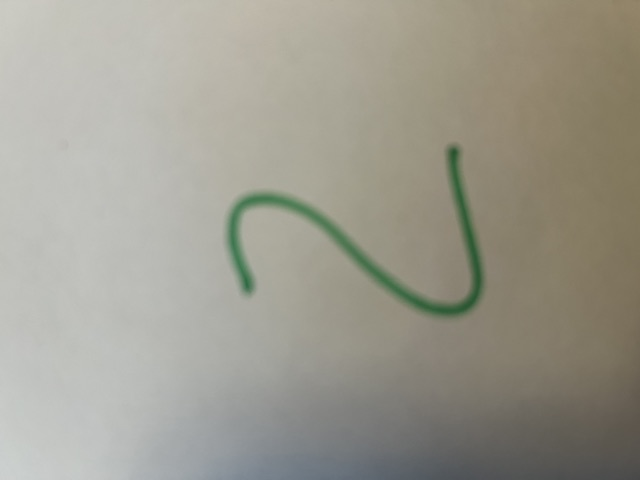
#> input picture imagem a.jpg, 640 x 480 px
$ python -i preprocessamento.py   (imports and definitions only)
#> lines starting #> are read from the running program, lines starting #| are printed output that depends on the picture; after the words box and inside, x2 and y2 are one past the last pixel; in counts of white or black regions, pixels touching at a corner belong together
"""Pré-processamento de fotos/desenhos de dígitos no estilo do MNIST.

O modelo foi treinado com imagens 28x28, fundo preto, traço branco, dígito
centralizado numa caixa de 20x20 e com traço grosso (cerca de 13% da altura).
Esta função aproxima fotos reais dessas condições, mesmo com sombras, papel
cinza e mesa escura aparecendo na foto (sem depender do FastAPI nem do modelo).

Etapas:
 1. corrige a orientação (EXIF) e reduz fotos muito grandes;
 2. mede quanta "tinta" há em cada pixel comparando com o papel ao redor
    (assim sombra e iluminação desigual não viram traço);
 3. isola o dígito: descarta regiões coladas na borda (mesa, sombra) e ruídos;
 4. engrossa canetas finas até a espessura típica do MNIST;
 5. ajusta a uma caixa de 20x20 e centraliza pelo centro de massa em 28x28.
"""

import numpy as np
from PIL import Image, ImageFilter, ImageOps
from scipy import ndimage as ndi

TAMANHO = 28
CAIXA_DIGITO = 20           # o dígito é ajustado a uma caixa de 20x20 dentro dos 28x28
CENTRO = (TAMANHO - 1) / 2  # 13,5
LADO_MAX = 400              # fotos maiores são reduzidas (mais rápido e mais robusto)
PICO_MINIMO = 0.15          # tinta mínima para considerar que existe um traço
LIMITE_TRACO = 0.35         # fração do pico de tinta que conta como traço
FRACAO_COMPONENTE = 0.08    # descarta manchas menores que 8% do maior pedaço de traço
COBERTURA_MAXIMA = 0.45     # se "tinta" cobre mais que isso, as cores estão invertidas
ESPESSURA_ALVO = 0.13       # espessura do traço / tamanho do dígito (proporção do MNIST)


class SemTracoError(ValueError):
    """Levantada quando a imagem não tem um traço distinguível do fundo."""


def _deslocar(arr: np.ndarray, dy: int, dx: int) -> np.ndarray:
    """Desloca a matriz preenchendo com zeros (sem 'dar a volta' como o np.roll)."""
    h, w = arr.shape
    saida = np.zeros_like(arr)
    destino_y = slice(max(dy, 0), h + min(dy, 0))
    origem_y = slice(max(-dy, 0), h + min(-dy, 0))
    destino_x = slice(max(dx, 0), w + min(dx, 0))
    origem_x = slice(max(-dx, 0), w + min(-dx, 0))
    saida[destino_y, destino_x] = arr[origem_y, origem_x]
    return saida


def _impar(n: int) -> int:
    n = int(n)
    return n if n % 2 == 1 else n + 1


def _tinta(base: np.ndarray) -> np.ndarray:
    """Quantidade de tinta (0 a 1) por pixel, para imagens com papel CLARO e tinta escura.

    Cada pixel é comparado com o papel ao redor (filtro de máximo suavizado). Assim uma
    sombra no papel continua sendo "papel", e só o que é mais escuro que a vizinhança vira tinta.
    """
    janela = _impar(max(15, max(base.shape) // 5))
    papel = ndi.maximum_filter(base, size=janela)
    papel = ndi.gaussian_filter(papel, sigma=janela / 3)
    tinta = np.clip(1.0 - base / np.maximum(papel, 1.0), 0.0, 1.0)
    return ndi.gaussian_filter(tinta, sigma=0.7)


def _analisar(base: np.ndarray):
    """Devolve (tinta normalizada pelo pico, cobertura) ou None se não houver traço."""
    tinta = _tinta(base)
    pico = float(tinta.max())
    if pico < PICO_MINIMO:
        return None
    norm = tinta / pico
    return norm, float((norm > LIMITE_TRACO).mean())


def _isolar_digito(norm: np.ndarray) -> np.ndarray:
    """Mantém só o(s) pedaço(s) de traço que formam o dígito."""
    mascara = norm > LIMITE_TRACO
    rotulos, n = ndi.label(mascara, structure=np.ones((3, 3)))
    if n == 0:
        raise SemTracoError("Não encontrei um traço na imagem.")
    areas = ndi.sum(mascara, rotulos, index=np.arange(1, n + 1))

    # Regiões coladas na borda da imagem costumam ser mesa ou sombra, não o dígito.
    na_borda = set(np.unique(np.concatenate([rotulos[0], rotulos[-1], rotulos[:, 0], rotulos[:, -1]]))) - {0}
    candidatos = [i for i in range(1, n + 1) if i not in na_borda] or list(range(1, n + 1))

    maior = max(areas[i - 1] for i in candidatos)
    manter = [i for i in candidatos if areas[i - 1] >= FRACAO_COMPONENTE * maior]
    regiao = ndi.binary_dilation(np.isin(rotulos, manter), iterations=2)  # inclui a borda suave do traço
    return np.where(regiao, norm, 0.0)


def _espessura(mascara: np.ndarray) -> float:
    """Espessura média do traço: 2 x área / perímetro (vale para traços finos e compridos)."""
    perimetro = (mascara & ~ndi.binary_erosion(mascara)).sum()
    return 2.0 * mascara.sum() / max(int(perimetro), 1)


def preparar_imagem(
    img: Image.Image,
    inverter: str = "auto",
    rotacao: int = 0,
    engrossar: int = 0,
) -> tuple[list[int], Image.Image]:
    """Converte uma imagem qualquer em 784 pixels (0-255) no formato do MNIST.

    inverter:  "auto" (detecta sozinho qual é o fundo), "sim" (papel claro com tinta
               escura) ou "nao" (fundo escuro com traço claro, como o MNIST).
    rotacao:   graus no sentido anti-horário (0, 90, 180, 270), além da correção
               automática de orientação das fotos de celular (EXIF).
    engrossar: 0 a 2 passadas extras para engrossar o traço (além do ajuste automático).

    Retorna (lista de 784 inteiros, imagem 28x28 do que o modelo verá).
    Levanta SemTracoError se não houver um traço visível.
    """
    img = ImageOps.exif_transpose(img).convert("L")
    if rotacao:
        img = img.rotate(rotacao, expand=True)
    img.thumbnail((LADO_MAX, LADO_MAX), Image.Resampling.LANCZOS)
    cinza = np.asarray(img, dtype=np.float32)

    # 1) Polaridade: papel claro com tinta escura (foto) ou fundo escuro com traço claro (MNIST)?
    opcoes = {True: cinza, False: 255.0 - cinza}  # chave: "papel claro?"
    if inverter == "sim":
        papel_claro = True
    elif inverter == "nao":
        papel_claro = False
    else:
        # A polaridade certa é a que deixa MENOS área coberta de tinta (o traço é fino).
        analises = {p: _analisar(b) for p, b in opcoes.items()}
        validas = {p: a for p, a in analises.items() if a is not None}
        if not validas:
            raise SemTracoError("Não encontrei um traço na imagem (contraste muito baixo).")
        papel_claro = min(validas, key=lambda p: validas[p][1])

    resultado = _analisar(opcoes[papel_claro])
    if resultado is None:
        raise SemTracoError("Não encontrei um traço na imagem (contraste muito baixo).")
    norm, cobertura = resultado
    if cobertura > COBERTURA_MAXIMA:
        raise SemTracoError(
            "A imagem parece estar com as cores invertidas ou sem um fundo uniforme. "
            "Tente mudar a opção de inversão de cores."
        )

    # 2) Isola o dígito e recorta
    digito = _isolar_digito(norm)
    linhas, colunas = np.where(digito > 0)
    recorte = digito[linhas.min() : linhas.max() + 1, colunas.min() : colunas.max() + 1]
    lado = max(recorte.shape)

    # 3) Engrossa canetas finas até a proporção do MNIST (ainda em alta resolução)
    espessura = _espessura(recorte > LIMITE_TRACO)
    raio = int(round((ESPESSURA_ALVO * lado - espessura) / 2))
    if raio >= 1:
        recorte = np.pad(recorte, raio)
        recorte = ndi.grey_dilation(recorte, size=(2 * raio + 1, 2 * raio + 1))

    # 4) Ajusta à caixa de 20x20 mantendo a proporção
    h, w = recorte.shape
    escala = CAIXA_DIGITO / max(h, w)
    novo_w, novo_h = max(1, round(w * escala)), max(1, round(h * escala))
    miniatura = Image.fromarray((np.clip(recorte, 0, 1) * 255).astype(np.uint8)).resize(
        (novo_w, novo_h), Image.Resampling.LANCZOS
    )
    for _ in range(max(0, min(engrossar, 2))):
        miniatura = miniatura.filter(ImageFilter.MaxFilter(3))

    # 5) Coloca no centro de uma tela 28x28 e centraliza pelo centro de massa
    tela = np.zeros((TAMANHO, TAMANHO), dtype=np.float32)
    topo_y, esq_x = (TAMANHO - novo_h) // 2, (TAMANHO - novo_w) // 2
    tela[topo_y : topo_y + novo_h, esq_x : esq_x + novo_w] = np.asarray(miniatura, dtype=np.float32)

    ys, xs = np.indices(tela.shape)
    massa = tela.sum()
    cy, cx = (ys * tela).sum() / massa, (xs * tela).sum() / massa
    tela = _deslocar(tela, int(round(CENTRO - cy)), int(round(CENTRO - cx)))

    tela = tela / tela.max() * 255.0  # o traço mais forte vira 255, como no MNIST
    final = np.clip(tela, 0, 255).astype(np.uint8)
    return final.flatten().astype(int).tolist(), Image.fromarray(final)

>>> from PIL import Image
>>> picture = Image.open('../imagem a.jpg')
#> picture is the input picture: PIL image 640x480 RGB; mean R, G, B 157.7, 155.5, 143.8
>>> result = preparar_imagem(picture)
#> in preparar_imagem, `img = ImageOps.exif_transpose(img).convert("L")`:
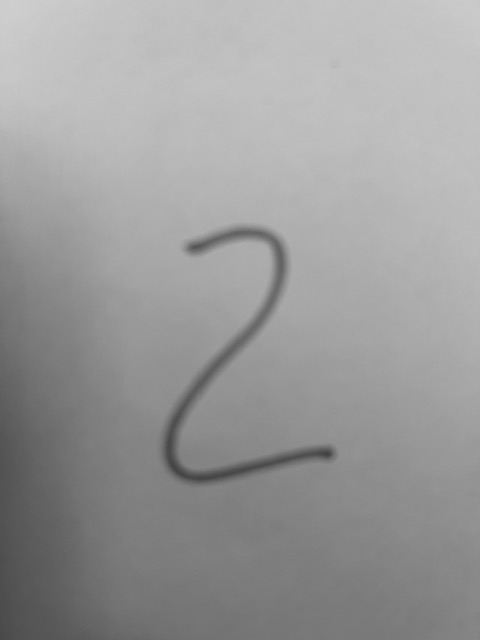
#> img: PIL image 480x640 L; min 65, max 207, mean 154.8
#> in preparar_imagem, `analises = {p: _analisar(b) for p, b in opcoes.items()}`: analises = 2 items
#> in preparar_imagem, `papel_claro = min(validas, key=lambda p: validas[p][1])`: papel_claro = True
#> in _tinta (call 3), `tinta = np.clip(1.0 - base / np.maximum(papel, 1.0), 0.0, 1.0)`:
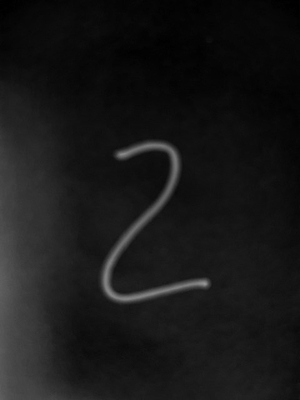
#> tinta: shape (400, 300) float32; min 0, max 0.589, mean 0.0956
#> in _analisar (call 3), `pico = float(tinta.max())`: pico = 0.564
#> in _analisar (call 3), `norm = tinta / pico`:
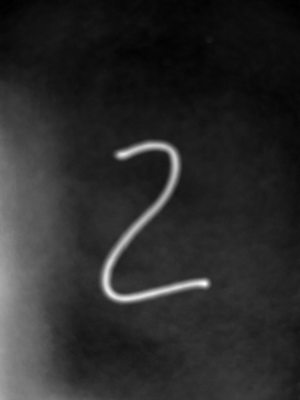
#> norm: shape (400, 300) float32; min 0.00338, max 1, mean 0.17
#> in preparar_imagem, `norm, cobertura = resultado`: cobertura = 0.103
#> in _isolar_digito, `mascara = norm > LIMITE_TRACO`: mascara: shape (400, 300) bool; 10.3% white; 7 white regions (5 under 20 px), largest, box (x1, y1, x2, y2) and area: (0, 131, 71, 400) 9230, (101, 141, 210, 303) 3058
#> in _isolar_digito, `rotulos, n = ndi.label(mascara, structure=np.ones((3, 3)))`:
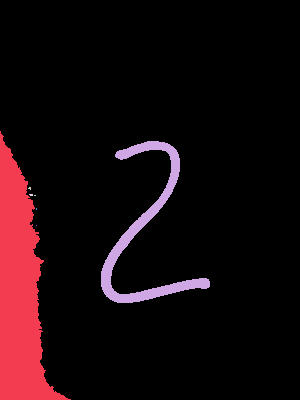
#> rotulos: shape (400, 300) int32; 8 distinct labels, from 0 to 7; one colour per label, 0 black
#> in _isolar_digito, `rotulos, n = ndi.label(mascara, structure=np.ones((3, 3)))`: n = 7
#> in _isolar_digito, `areas = ndi.sum(mascara, rotulos, index=np.arange(1, n + 1))`: areas = [9230, 3058, 6, 7, 2, 2, 1]
#> in _isolar_digito, `na_borda = set(np.unique(np.concatenate([rotulos[0], rotulos[-1], rotu..`: na_borda = 1 item
#> in _isolar_digito, `candidatos = [i for i in range(1, n + 1) if i not in na_borda] or list..`: candidatos = [2, 3, 4, 5, 6, 7]
#> in _isolar_digito, `maior = max(areas[i - 1] for i in candidatos)`: maior = 3058
#> in _isolar_digito, `manter = [i for i in candidatos if areas[i - 1] >= FRACAO_COMPONENTE *..`: manter = [2]
#> in _isolar_digito, `regiao = ndi.binary_dilation(np.isin(rotulos, manter), iterations=2)`: regiao: shape (400, 300) bool; 3.6% white; 1 white region, box (x1, y1, x2, y2) and area: (99, 139, 212, 305) 4283
#> in preparar_imagem, `linhas, colunas = np.where(digito > 0)`: linhas = 4283 values from 139 to 304; colunas = 4283 values, max 211 at index 2872, min 99 at index 2563, mean 146.7
#> in preparar_imagem, `recorte = digito[linhas.min() : linhas.max() + 1, colunas.min() : colu..`:
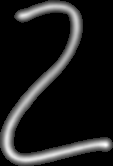
#> recorte: shape (166, 113) float32; min 0, max 1, mean 0.116
#> in _espessura, `perimetro = (mascara & ~ndi.binary_erosion(mascara)).sum()`: perimetro = 608
#> in _espessura, `perimetro = (mascara & ~ndi.binary_erosion(mascara)).sum()`:
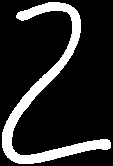
#> mascara: shape (166, 113) bool; 16.3% white; 1 white region, box (x1, y1, x2, y2) and area: (2, 2, 111, 164) 3058
#> in preparar_imagem, `espessura = _espessura(recorte > LIMITE_TRACO)`: espessura = 10.06
#> in preparar_imagem, `raio = int(round((ESPESSURA_ALVO * lado - espessura) / 2))`: raio = 6
#> in preparar_imagem, `massa = tela.sum()`: massa = 21059
#> in preparar_imagem, `cy, cx = (ys * tela).sum() / massa, (xs * tela).sum() / massa`: cy = 14.77; cx = 12.57
#> in _deslocar, `saida[destino_y, destino_x] = arr[origem_y, origem_x]`:
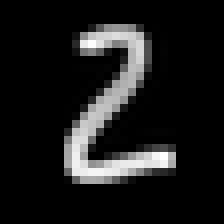
#> saida: shape (28, 28) float32 (shown 8 times larger); min 0, max 255, mean 26.9

$ run again, on imagem b.jpg
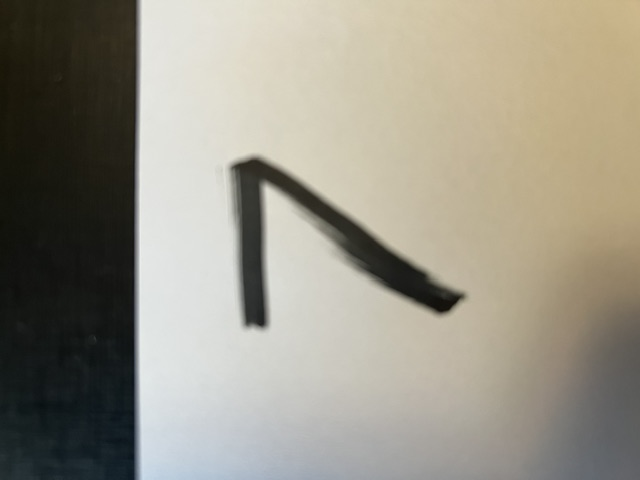
#> input picture imagem b.jpg, 640 x 480 px
#> picture is the input picture: PIL image 640x480 RGB; mean R, G, B 152.5, 148.2, 134.8
#> analises = 2 items
#> papel_claro = True
#> cobertura = 0.278
#> rotulos: shape (400, 300) int32; 6 distinct labels, from 0 to 5
#> n = 5
#> areas = [25880, 4638, 2809, 10, 1]
#> na_borda = 2 items
#> candidatos = [2, 4, 5]
#> maior = 4638
#> manter = [2]
#> regiao: shape (400, 300) bool; 4.7% white; 1 white region, box (x1, y1, x2, y2) and area: (92, 142, 204, 293) 5610
#> linhas = 5610 values from 142 to 292; colunas = 5610 values, max 203 at index 1052, min 92 at index 1828, mean 146.5
#> perimetro = 480
#> in _espessura, `perimetro = (mascara & ~ndi.binary_erosion(mascara)).sum()`:
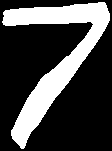
#> mascara: shape (151, 112) bool; 27.4% white; 1 white region, box (x1, y1, x2, y2) and area: (2, 2, 110, 149) 4638
#> espessura = 19.32
#> raio = 0
#> massa = 17382
#> cy = 11.33; cx = 12.79
#> in _deslocar, `saida[destino_y, destino_x] = arr[origem_y, origem_x]`:
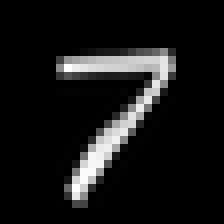
#> saida: shape (28, 28) float32 (shown 8 times larger); min 0, max 255, mean 22.2
